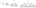

Write gnuplot code to recreate this figure.
#
# PERFECT TREES
#
WIDTH  = 36
HEIGHT = 8

dx = real(1)
dy = real(1)

load "docs/plots/figures/graph.gnuplot"
load "docs/plots/components.gnuplot"
load "docs/plots/ruler.gnuplot"
load "docs/plots/colors.gnuplot"

SPOT_SIZE = 0.2

COLOR_1 = BLUE
COLOR_2 = ORANGE
COLOR_3 = CYAN
COLOR_4 = PINK



















X_OFFSET = -0.5
Y_OFFSET = 3

eval text(1, -2, "1", BLACK)
eval spot(1 + 0*dx, dy*0, BLACK)





X_OFFSET = 2

eval text(1, -2, "3", BLACK)

do for [x=(dx*1):(dx*1):(dx*2)] {
    eval spot(x, dy*0, BLACK)
    eval line(x, dy*0, x - 0.5*dx, dy*1, 0, 1, BLACK)
    eval line(x, dy*0, x + 0.5*dx, dy*1, 0, 1, BLACK)
}
do for [x=(dx*0):(dx*1):(dx*1)] {
    eval spot(x + 0.5*dx, dy*1, BLACK)
}







X_OFFSET = 5

eval text(2, -2, "7", BLACK)

do for [x=(dx*2):(dx*3):(dx*4)] {
    eval spot(x, dy*0, BLACK)
    eval line(x, dy*0, x - 1*dx, dy*1, 0, 1, BLACK)
    eval line(x, dy*0, x + 1*dx, dy*1, 0, 1, BLACK)
}
do for [x=(dx*1):(dx*3):(dx*2)] {
    eval spot(x, dy*1, BLACK)
    eval line(x, dy*1, x - 0.5*dx, dy*2, 0, 1, BLACK)
    eval line(x, dy*1, x + 0.5*dx, dy*2, 0, 1, BLACK)
}
do for [x=(dx*0):(dx*3):(dx*1)] {
    eval spot(x+ 0.5*dx, dy*2, BLACK)
}




X_OFFSET = 10

eval text(4, -2, "15", BLACK)

do for [x=(dx*4):(dx*7):(dx*8)] {
    eval spot(x, dy*0, BLACK)
    eval line(x, dy*0, x - 2*dx, dy*1, 0, 1, BLACK)
    eval line(x, dy*0, x + 2*dx, dy*1, 0, 1, BLACK)
}
do for [x=(dx*2):(dx*7):(dx*4)] {
    eval spot(x, dy*1, BLACK)
    eval line(x, dy*1, x - 1*dx, dy*2, 0, 1, BLACK)
    eval line(x, dy*1, x + 1*dx, dy*2, 0, 1, BLACK)
}
do for [x=(dx*1):(dx*7):(dx*2)] {
    eval spot(x, dy*2, BLACK)
    eval line(x, dy*2, x - 0.5*dx, dy*3, 0, 1, BLACK)
    eval line(x, dy*2, x + 0.5*dx, dy*3, 0, 1, BLACK)
}
do for [x=(dx*0):(dx*7):(dx*1)] {
    eval spot(x + 0.5*dx, dy*3, BLACK)
}





X_OFFSET = 20

eval text(8, -2, "31", BLACK)

do for [x=(dx*8):(dx*15):(dx*16)] {
    eval spot(x, dy*0, BLACK)
    eval line(x, dy*0, x - 4*dx, dy*1, 0, 1, BLACK)
    eval line(x, dy*0, x + 4*dx, dy*1, 0, 1, BLACK)
}
do for [x=(dx*4):(dx*15):(dx*8)] {
    eval spot(x, dy*1, BLACK)
    eval line(x, dy*1, x - 2*dx, dy*2, 0, 1, BLACK)
    eval line(x, dy*1, x + 2*dx, dy*2, 0, 1, BLACK)
}
do for [x=(dx*2):(dx*15):(dx*4)] {
    eval spot(x, dy*2, BLACK)
    eval line(x, dy*2, x - 1*dx, dy*3, 0, 1, BLACK)
    eval line(x, dy*2, x + 1*dx, dy*3, 0, 1, BLACK)
}
do for [x=(dx*1):(dx*15):(dx*2)] {
    eval spot(x, dy*3, BLACK)
    eval line(x, dy*3, x - 0.5*dx, dy*4, 0, 1, BLACK)
    eval line(x, dy*3, x + 0.5*dx, dy*4, 0, 1, BLACK)
}
do for [x=(dx*0):(dx*15):(dx*1)] {
    eval spot(x+ 0.5*dx, dy*4, BLACK)
}




plot NaN notitle
